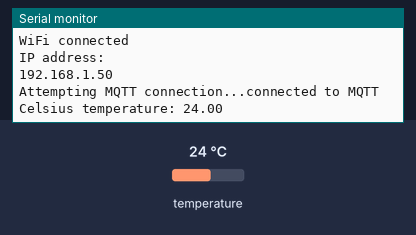
The sketch below on a simulated ESP32. Shown: the last lines printed to the serial monitor. The inputs (shaded band) are chosen by the test bench; at power-on: temperature 24 °C. WiFi joins after 1.5 s; servers stay silent unless stated; random numbers use the default seed unless the sketch sets one; no MQTT or app messages arrive unless stated.

Above: at 2.7 s.
2.8 s: temperature set to 12 °C
At 4.7 s:
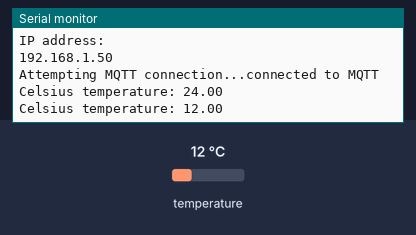
4.9 s: temperature set to 19 °C
At 12.0 s:
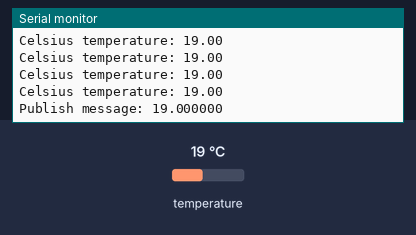
Timing chart, 0 to 13.5 s (numbered marks = the images above; inputs shaded):
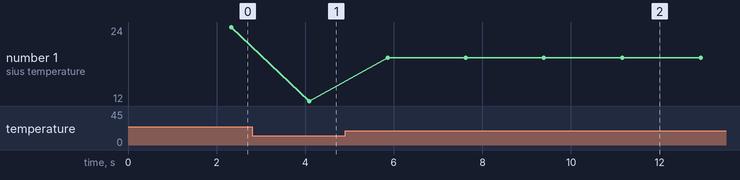

Measured:
- after the input at 2.8 s, the serial monitor: prints a new line after 1.3 s (image 1)
- after the input at 4.9 s, the serial monitor: prints a new line after 0.96 s (image 2)
- plotted number 1: 24 → 12 after the input at 2.8 s, 12 → 19 after the input at 4.9 s

The sketch:

Temperature-ESP32.ino
```cpp
#include <WiFi.h>
#include <WiFiClientSecure.h>
#include <PubSubClient.h>
#include <OneWire.h>
#include <DallasTemperature.h>

#define ONE_WIRE_BUS 4

// Setup a oneWire instance to communicate with any OneWire devices
OneWire oneWire(ONE_WIRE_BUS);

// Pass our oneWire reference to Dallas Temperature sensor
DallasTemperature sensors(&oneWire);

// Wifi credentials.
const char* ssid = "Pas de connection :(";
const char* password = "men1lel9";

//MQTT credentials
const char* mqtt_server = "c6780cfec9814f9eae33835beeda43f3.s1.eu.hivemq.cloud";
const int mqtt_port = 8883;
const char* mqtt_user = "ESP32-1";
const char* mqtt_password = "ESP32nb1";

WiFiClientSecure espClient;  // Use WiFiClientSecure for TLS
PubSubClient client(espClient);
unsigned long lastMsg = 0;
#define MSG_BUFFER_SIZE (50)
char msg[MSG_BUFFER_SIZE];
float value = 0;

void setup_wifi() {
  delay(10);
  Serial.println();
  Serial.print("Connecting to ");
  Serial.println(ssid);

  WiFi.mode(WIFI_STA);
  WiFi.begin(ssid, password);

  while (WiFi.status() != WL_CONNECTED) {
    delay(500);
    Serial.print(".");
  }

  randomSeed(micros());

  Serial.println("");
  Serial.println("WiFi connected");
  Serial.println("IP address: ");
  Serial.println(WiFi.localIP());
}

void reconnect() {
  while (!client.connected()) {
    Serial.print("Attempting MQTT connection...");
    String clientId = "ESP32Client-";
    clientId += String(random(0xffff), HEX);
    if (client.connect(clientId.c_str(), mqtt_user, mqtt_password)) {
      Serial.println("connected to MQTT");
    } else {
      Serial.print("failed, rc=");
      Serial.print(client.state());
      Serial.println(" try again in 5 seconds");
      delay(5000);
    }
  }
}

void setup() {
  Serial.begin(115200);
  setup_wifi();
  espClient.setInsecure();
  client.setServer(mqtt_server, mqtt_port);
  sensors.begin();
}

void loop() {
  if (!client.connected()) {
    reconnect();
  }
  client.loop();

  sensors.requestTemperatures();

  Serial.print("Celsius temperature: ");
  Serial.println(sensors.getTempCByIndex(0));

  unsigned long now = millis();
  if (now - lastMsg > 10000) {
    lastMsg = now;
    value = sensors.getTempCByIndex(0);
    snprintf(msg, MSG_BUFFER_SIZE, "%f", value);
    Serial.print("Publish message: ");
    Serial.println(msg);
    client.publish("esp32/DS18B20/temperature", msg);
  }
  delay(1000);
}
```
